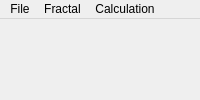
<?xml version="1.0" encoding="UTF-8"?>
<ui version="4.0">
	<class>Window</class>
	<widget class="QMainWindow" name="Window">
		<property name="windowTitle">
			<string>Fractoid</string>
		</property>
		<widget class="QMenuBar" name="menu">
			<widget class="QMenu" name="file">
				<property name="title">
					<string>File</string>
				</property>
				<action name="quit">
					<property name="text">
						<string>Quit</string>
					</property>
				</action>
				<action name="render">
					<property name="text">
						<string>Render</string>
					</property>
				</action>
				<addaction name="render"/>
				<addaction name="quit"/>
			</widget>
			<widget class="QMenu" name="fractal">
				<property name="title">
					<string>Fractal</string>
				</property>
				<widget class="QMenu" name="formula">
					<property name="title">
						<string>Formula</string>
					</property>
					<actiongroup name="formulas">
						<action name="burningship">
							<property name="text">
								<string>Burning Ship</string>
							</property>
							<property name="checkable">
								<bool>true</bool>
							</property>
						</action>
						<action name="julia">
							<property name="text">
								<string>Julia</string>
							</property>
							<property name="checkable">
								<bool>true</bool>
							</property>
						</action>
						<action name="mandelbrot">
							<property name="text">
								<string>Mandelbrot</string>
							</property>
							<property name="checkable">
								<bool>true</bool>
							</property>
							<property name="checked">
								<bool>true</bool>
							</property>
						</action>
						<action name="manowar">
							<property name="text">
								<string>Manowar</string>
							</property>
							<property name="checkable">
								<bool>true</bool>
							</property>
						</action>
						<action name="phoenix">
							<property name="text">
								<string>Phoenix</string>
							</property>
							<property name="checkable">
								<bool>true</bool>
							</property>
						</action>
					</actiongroup>
					<addaction name="burningship"/>
					<addaction name="julia"/>
					<addaction name="mandelbrot"/>
					<addaction name="manowar"/>
					<addaction name="phoenix"/>
				</widget>
				<widget class="QMenu" name="alg">
					<property name="title">
						<string>Algorithm</string>
							</property>
							<actiongroup name="algs">
								<action name="solid">
									<property name="text">
										<string>Solid</string>
									</property>
									<property name="checkable">
										<bool>true</bool>
									</property>
								</action>
								<action name="periodic">
									<property name="text">
										<string>Periodic</string>
									</property>
									<property name="checkable">
										<bool>true</bool>
									</property>
									<property name="checked">
										<bool>true</bool>
									</property>
								</action>
								<action name="orbitrap">
									<property name="text">
										<string>Orbitrap</string>
									</property>
									<property name="checkable">
										<bool>true</bool>
									</property>
								</action>
								<action name="density">
									<property name="text">
										<string>Density</string>
									</property>
									<property name="checkable">
										<bool>true</bool>
									</property>
								</action>
							</actiongroup>
							<addaction name="solid"/>
							<addaction name="periodic"/>
							<addaction name="orbitrap"/>
							<addaction name="density"/>
				</widget>
				<addaction name="formula"/>
				<addaction name="alg"/>
			</widget>
			<widget class="QMenu" name="calc">
				<property name="title">
					<string>Calculation</string>
				</property>
				<action name="iters">
					<property name="text">
						<string>Iterations</string>
					</property>
				</action>
				<action name="bail">
					<property name="text">
						<string>Bailout</string>
					</property>
				</action>
				<addaction name="iters"/>
				<addaction name="bail"/>
			</widget>
			<addaction name="file"/>
			<addaction name="fractal"/>
			<addaction name="calc"/>
		</widget>
		<widget class="QLabel" name="image"/>
	</widget>
	<resources/>
	<connections/>
</ui>
